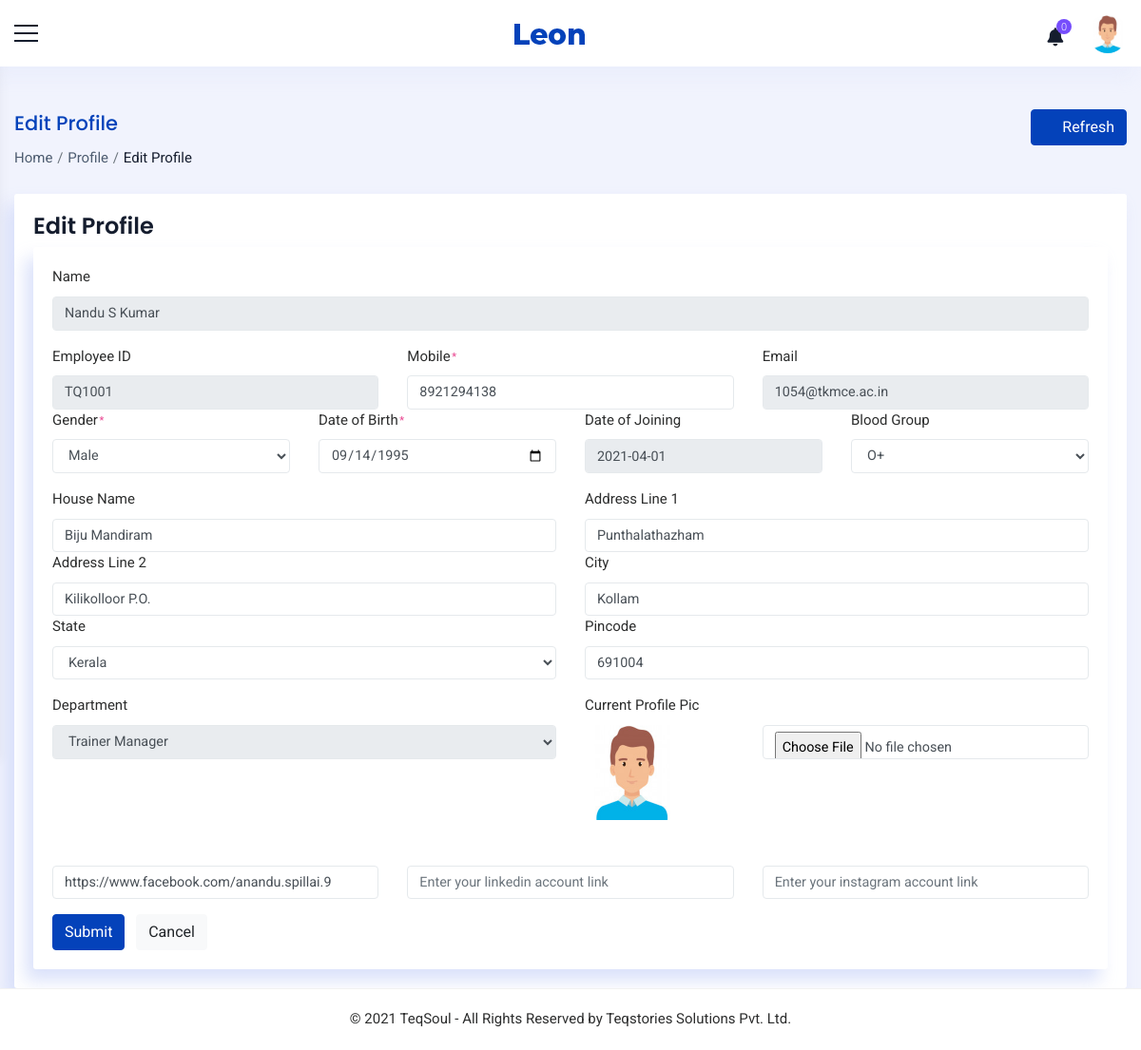
The app's page /staff/edit/profile/ (signed in), older data.
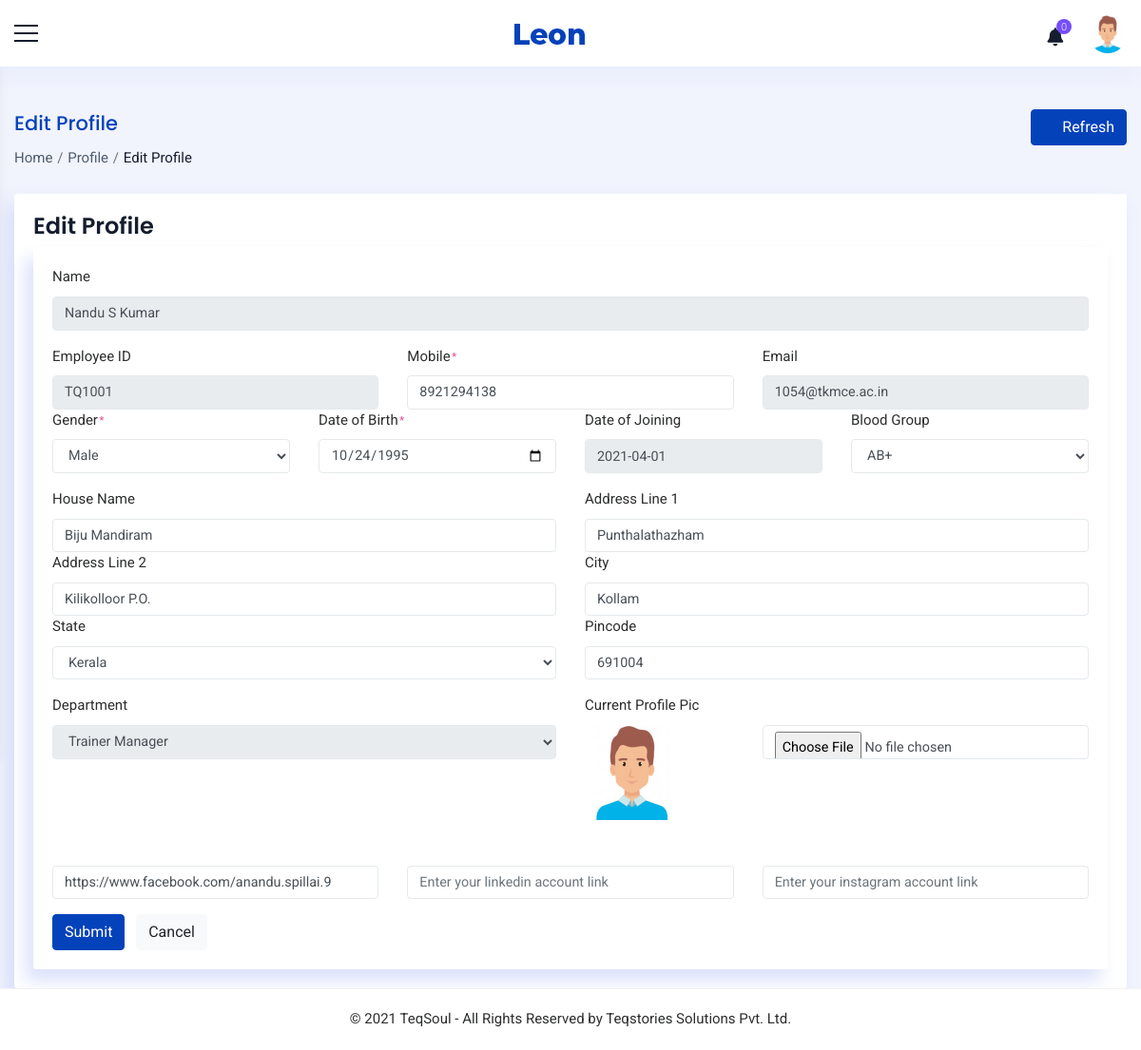
The same page, newer data.
### accounts/models.py (models this page shows, shortened)
class Staff(models.Model):
    value= (
    ('1', 'Operations'),
    ('2', 'Sales'),
    ('3', 'Trainer'),
    ('4', 'Admin'),
    ('5', 'Operations Manager'),
    ('6', 'Sales Manager'),
    ('7', 'Trainer Manager'),
    )
    user = models.OneToOneField(User,on_delete=models.CASCADE,null=True,blank=True)
    name = models.CharField(max_length=100,null=True, blank=True)
    empid = models.CharField(max_length=100,null=True, blank=True)
    mobile = models.CharField(max_length=10,null=True, blank=True)
    email = models.EmailField(max_length=200,null=True, blank=True)
    sex = models.CharField(max_length=10,null=True,choices=sex_choices, blank=True)
    dob = models.DateField(null=True, blank=True)
    doj = models.DateField(null=True, blank=True)
    blood_group = models.CharField(max_length=100,null=True, blank=True,choices=groups)
    house = models.CharField(max_length=100,null=True, blank=True)
    street =models.CharField(max_length=100,null=True, blank=True)
    street2 =models.CharField(max_length=100,null=True, blank=True)
    city = models.CharField(max_length=100,null=True, blank=True)
    state = models.CharField(max_length=100,null=True,choices=state, blank=True)
    pin = models.CharField(max_length=100,null=True,blank=True)
    stype = models.CharField(max_length=100,null=True,choices=value, blank=True)
    status = models.CharField(max_length=20,choices=(('Active','Active'),('Inactive','Inactive')),default='Active')
    profile_pic = models.ImageField(null=True, blank=True,upload_to='images/dp/',default='accounts/static/images/user3.png')
    facebook = models.CharField(max_length=1000, null=True, blank=True)
    linkedin = models.CharField(max_length=1000, null=True, blank=True)
    instagram = models.CharField(max_length=1000, null=True, blank=True)
    approval = models.BooleanField(null=True, blank=True, default=False)
    class Meta:
        unique_together = [['name']]

### accounts/views.py (the view, shortened to what this page needs)
# urls.py: path('staff/edit/profile/',EditProfile.as_view(),name='edit_profile'),
class EditProfile(View):
    def get(self, request):
        x = StaffCheck(request)
        if x == True:
            staff = Staff.objects.get(user=request.user)
            notify = Notifications(staff)
            count = CountNotifications(notify)
            form = CreateStaffForm(instance=staff)
            context={'count':count,'notify':notify,'staff':staff,'form':form}
            return render(request,'common/edit_profile.html',context)
        else:
            if request.user.is_authenticated:
                return render(request,'messages/common/permission_error.html')
            else:
                return redirect('home')

### accounts/forms.py
class CreateStaffForm(ModelForm):
    name = forms.CharField(required=False)
    email = forms.EmailField(required=False)
    blood_group = forms.ChoiceField(required=False,choices = groups)
    house = forms.CharField(required=False)
    street = forms.CharField(required=False)
    street2 = forms.CharField(required=False)
    city = forms.CharField(required=False)
    state = forms.ChoiceField(required=False,choices=state)
    stype = forms.ChoiceField(required=False,choices=Staff.value)
    profile_pic = forms.ImageField(required=False)
    facebook = forms.CharField(required=False)
    linkedin = forms.CharField(required=False)
    instagram = forms.CharField(required=False)
    status = forms.ChoiceField(required=False,choices=(('Active','Active'),('Inactive','Inactive')))
    class Meta:
        model = Staff
        fields = ['name','empid','mobile','email','sex','dob','doj','blood_group','house','street','street2','city','state','pin','stype','profile_pic','facebook','linkedin','instagram','status']

### accounts/functions.py (called while the page is built)
def Notifications(staff):
    notifications = Notification.objects.filter(user1=staff,status='2').order_by('-date').order_by('-time')
    return notifications

### accounts/templates/common/edit_profile.html (shortened to what the changed rows need)
{% extends 'common/main.html' %}
{% load static %}
{% block content %}
{% include 'common/header.html' %}
<div class="container_full">
    <div class="content_wrapper bg_homebefore inner-wrapper tables-sec">
        <div class="container-fluid">
            <div class="row">
                <div class="col-lg-12 col-md-12 col-12">
                    <div class="card">
                        <div class="card card-body">
                            <form class="forms-sample" method="post" enctype="multipart/form-data" action>
                              <div class="form-group row">
                                <div class="col-12 col-md-12">
                                  <label for="exampleInputName1">Name</label>
                                  {% load widget_tweaks %}
                                  {% render_field form.name class="form-control" required="true" type="text" disabled="true" %}
                                </div>
                              </div>
                              <div class="form-group row">
                                <div class="col-12 col-md-4">
                                    <label for="exampleInputEmail3">Employee ID</label>
                                    {% render_field form.empid class="form-control" required="true" type="text" disabled="true" %}
                                </div>
                                <div class="col-12 col-md-4">
                                  <label for="exampleInputName1">Mobile<code>*</code></label>
                                {% render_field form.mobile class="form-control" required="true" type="text" placeholder="Mobile number"  %}
                                </div>
                                <div class="col-12 col-md-4">
                                  <label for="exampleInputEmail3">Email</label>
                                  {% render_field form.email class="form-control" required="true" type="text" disabled="true" %}
                                </div>
                                <div class="col-12 col-md-3">
                                  <label for="exampleInputEmail3">Gender<code>*</code></label>
                                {% render_field form.sex class="form-control"  required="true" %}
                                </div>
                                <div class="col-12 col-md-3">
                                  <label for="exampleInputEmail3">Date of Birth<code>*</code></label>
                                {% render_field form.dob class="form-control" required="true" type="date" %}
                                </div>
                                <div class="col-12 col-md-3">
                                    <label for="exampleInputEmail3">Date of Joining</label>
                                    {% render_field form.doj class="form-control" required="true" type="text" disabled="true" %}
                                  </div>
                                  <div class="col-12 col-md-3">
                                    <label for="exampleInputEmail3">Blood Group</label>
                                  {% render_field form.blood_group class="form-control"  %}
                                  </div>
                              </div>
                              <div class="form-group row">
                                <div class="col-12 col-md-6">
                                  <label for="exampleInputName1">House Name</label>
                                {% render_field form.house class="form-control" placeholder="Enter house name or flat no"  %}
                                </div>
                                <div class="col-12 col-md-6">
                                  <label for="exampleInputEmail3">Address Line 1</label>
                                {% render_field form.street class="form-control" placeholder="Enter address line 1" %}
                                </div>
                                <div class="col-12 col-md-6">
                                    <label for="exampleInputName1">Address Line 2</label>
                                  {% render_field form.street2 class="form-control" placeholder="Enter address line 2"  %}
                                  </div>
                                  <div class="col-12 col-md-6">
                                    <label for="exampleInputEmail3">City</label>
                                  {% render_field form.city class="form-control" placeholder="Enter city" %}
                                  </div>
                                  <div class="col-12 col-md-6">
                                    <label for="exampleInputName1">State</label>
                                  {% render_field form.state class="form-control"  %}
                                  </div>
                                  <div class="col-12 col-md-6">
                                    <label for="exampleInputEmail3">Pincode</label>
                                  {% render_field form.pin class="form-control" placeholder="Enter pincode" %}
                                  </div>
                              </div>
                              <div class="form-group row">
                                <div class="col-12 col-md-6">
                                  <label for="exampleInputName1">Department</label>
                                  {% render_field form.stype class="form-control" required="true" type="text" disabled="true" %}
                                </div>
                                  <div class="col-12 col-md-6">
                                  <div class="row">
                                      <div class="col-4 col-md-4">
                                          <img src="{{staff.profile_pic.url}}" style="width: 100px;height: 100px">
                                      </div>
                                  </div>
                                  </div>
                              </div>
                              <div class="form-group row">
                                <div class="col-12 col-md-4">
                                  <label for="exampleInputName1"><i class="ti ti-facebook"></i></label>
                                {% render_field form.facebook class="form-control" placeholder="Enter your fb account link"  %}
                                </div>
                                <div class="col-12 col-md-4">
                                  <label for="exampleInputEmail3"><i class="ti ti-linkedin"></i></label>
                                {% render_field form.linkedin class="form-control" placeholder="Enter your linkedin account link" %}
                                </div>
                                <div class="col-12 col-md-4">
                                    <label for="exampleInputName1"><i class="ti ti-instagram"></i></label>
                                  {% render_field form.instagram class="form-control" placeholder="Enter your instagram account link"  %}
                                  </div>
                              </div>
                            </form>
                  </div>
                    </div>
                </div>
            </div>
        </div>
    </div>
</div>
{% endblock %}

### accounts/templates/common/header.html (shortened to what this page needs)
{% load static %}
<div class="header-bg">
    <header class="main-header">
      <div class="container_header phone_view border_top_bott">
        <div class="row">
          <div class="col-md-12 d-flex justify-content-between align-items-center">
            <div class="menu-icon"> <a href="javascript:void(0)" class="menu-toggler sidebar-toggler"></a> </div>
            <div class="logo d-flex align-items-center justify-content-center"> <a href="javascript:void(0)"> <strong
                  class="logo_icon"> <img src="{% static 'images/small-logo.png' %}" alt=""> </strong>  </a> </div>
            <div class="right_detail">
              <div class="row d-flex align-items-center justify-content-end">
                <div class="col-xl-12 col-12 d-flex justify-content-end">
                  <div class="right_bar_top d-flex align-items-center">
                    {% if staff %}
                        {% include 'common/notifications.html' %}
                        <div class="dropdown dropdown-user"> <a href="javascript:void(0)" class="dropdown-toggle"
                            data-toggle="dropdown" data-hover="dropdown" data-close-others="true" aria-expanded="true"> <img
                              class="img-circle pro_pic" src="{{staff.profile_pic.url}}" alt="{{staff.name}}"> </a>
                        </div>
                    {% endif %}
                  </div>
                </div>
              </div>
            </div>
          </div>
        </div>
      </div>
    </header>
  </div>

Row changes from the older to the newer data that the page shows:
changed Staff "Nandu S Kumar": dob "09/14/1995" → "10/24/1995"; blood_group "O+" → "AB+"
